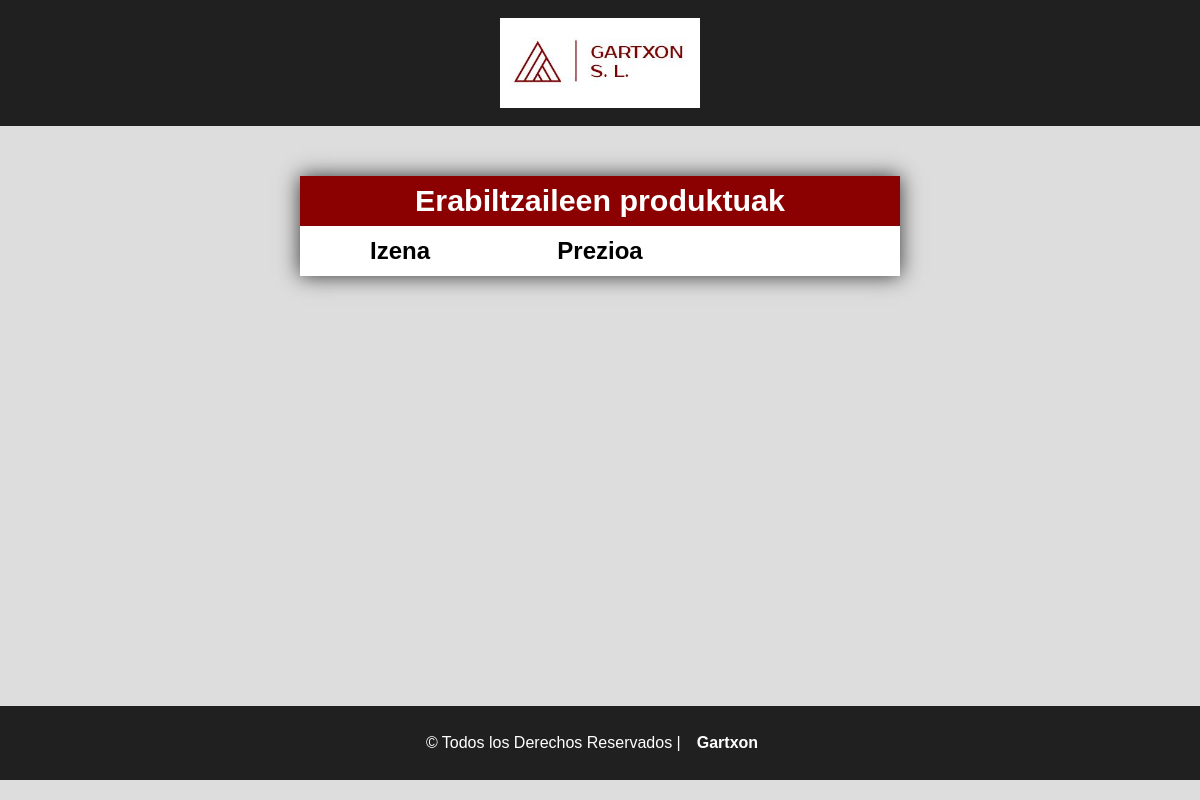
/app/produktuakKontsultatu.php, run on an earlier commit of the app's database.
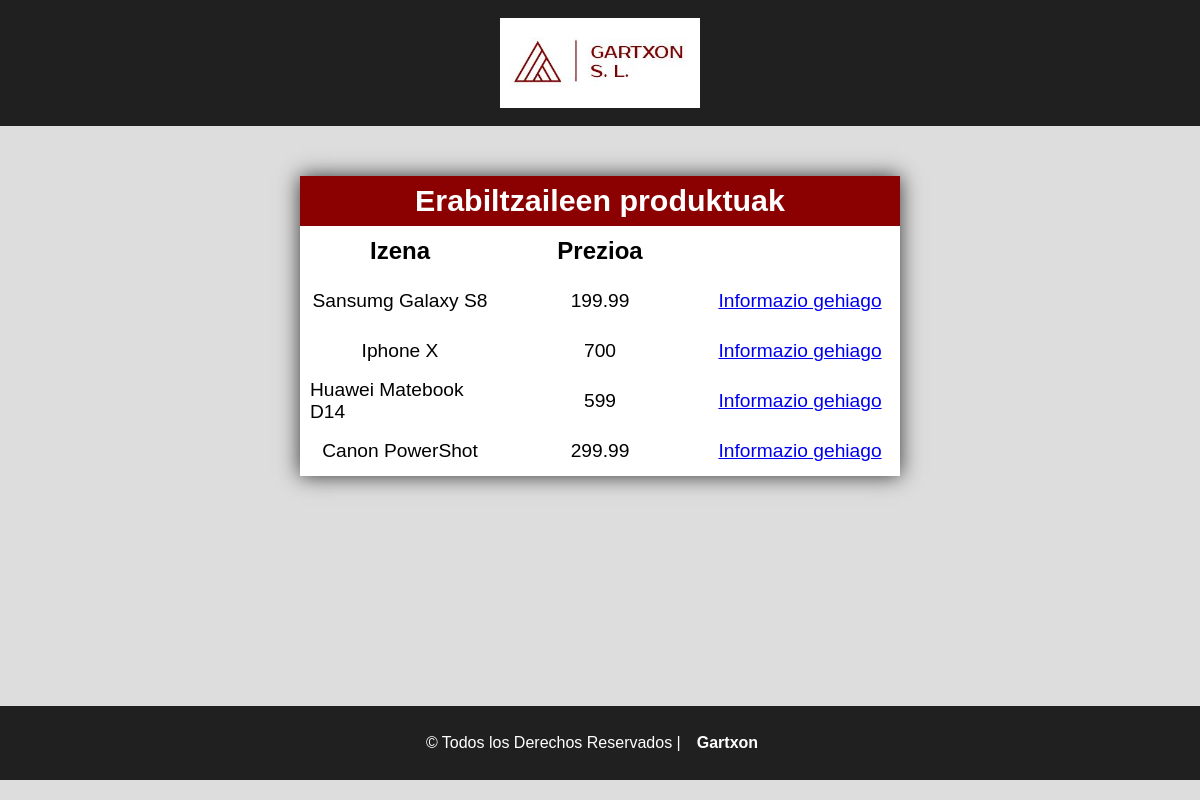
And on a later commit of the database.
### tables this page shows
CREATE TABLE `Produktuak` (
  `Kodea` int(11) NOT NULL,
  `Izena` varchar(20) NOT NULL,
  `Mota` varchar(20) NOT NULL,
  `Deskribapena` varchar(250) NOT NULL,
  `Prezioa` float NOT NULL
);

### app/produktuakKontsultatu.php (the view, shortened to what this page needs)
<?php
    $conn = new mysqli("db", "admin", "test", "database");
    $conn->set_charset('utf8');
    $kontsulta = "SELECT Kodea, Izena, Prezioa FROM Produktuak";
?>
<!DOCTYPE html>
<html>
    <head>
        <link rel="stylesheet" type="text/css" href="./CSS/produktuak.css">
    </head>
    <?php
    if(isset($_SESSION['izena'])) {
        echo"<body onload='hasi()' onkeypress='itxi()' onclick='itxi()'>";
    } else {
        echo"<body>";
    }
    ?>
        <header class="header">
            <br>
            <div class="conimg">
                <a href="index.php" target="_self" target="_blank"><img class="logo-principal" src="irudiak/gartxon1.jpg" alt="Gartxon S.L."></a>
            </div>
            <br>
        </header>
        <div class="container-table">
            <div class="table__title">Erabiltzaileen produktuak</div>
            <div class="table__header">Izena</div>
            <div class="table__header">Prezioa</div>
            <div class="table__header"></div>
            <?php $kontsultaBerria = $conn->query($kontsulta);
            while($row = $kontsultaBerria->fetch_row()){?>
            <div class="table__item"><?php echo $row[1];?></div>
            <div class="table__item"><?php echo $row[2];?></div>
            <div class="table__item"><a href='produktuOsoa.php?kodea=<?php echo $row[0];?>'>Informazio gehiago</a></div>
            <?php } $kontsultaBerria->close();?>
        </div>
        <footer>
            <div class="copyright">
                &#169 Todos los Derechos Reservados |<a href="index.php">Gartxon</a>
            </div>
        </footer>
    </body>
</html>

### app/CSS/produktuak.css (style rules this page uses)
* { margin: 0; padding: 0; box-sizing: border-box; }
body { background: #ddd; font-family: Arial, Helvetica, sans-serif; }
.header { background: #202020; display: block; margin: 0; }
.logo-principal { width: 200px; display: block; margin: auto; }
.container-table { width: 50%; background: white; margin: 50px auto; box-shadow: 0 0 20px #333; display: grid; grid-template-columns: repeat(3, 1fr); grid-auto-rows: 50px; }
.table__title { grid-column-start: 1; grid-column-end: 4; background: darkred; color: white; display: flex; justify-content: center; align-items: center; font-weight: bold; font-size: 1.9em; }
.table__header, .table__item { display: flex; justify-content: center; align-items: center; }
.table__header { font-weight: bold; font-size: 1.5em; }
.table__item { padding: 10px; font-size: 1.2em; }
footer { position: absolute; bottom: 0; width: 100%; }
.copyright { width: 100%; background: #202020; display: flex; padding: 20px; color: white; text-align: center; align-items: center; justify-content: center; margin-top: 0; margin-bottom: 20px; }
.copyright a { text-align: center; display: block; color: white; text-decoration: none; padding: 0.5rem 1rem; transition: all 0.4s linear; border-radius: 7px; font-weight: bold; }

What changed in the data, as far as the page shows it:
added produktuak: Izena "Sansumg Galaxy S8", Prezioa "199.99"
added produktuak: Izena "Iphone X", Prezioa "700"
added produktuak: Izena "Huawei Matebook D14", Prezioa "599"
added produktuak: Izena "Canon PowerShot", Prezioa "299.99"
